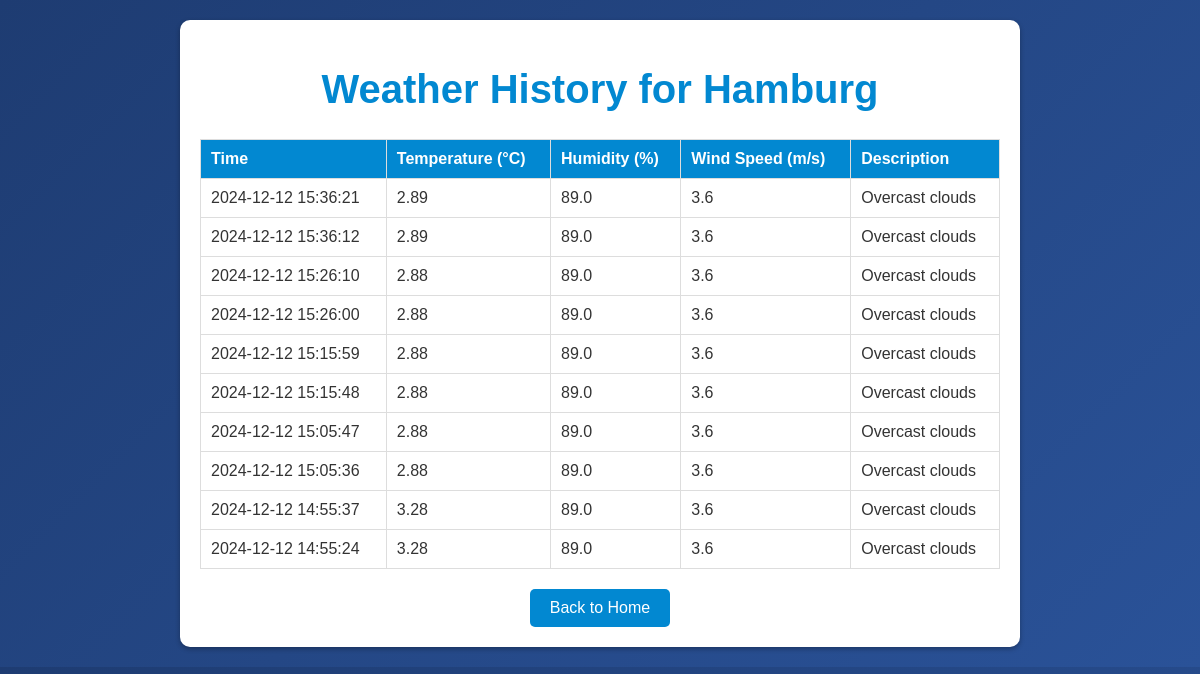
Screenshot of /history/Hamburg with the database file from the repository.
### tables this page shows
CREATE TABLE weather (
                 id INTEGER PRIMARY KEY AUTOINCREMENT,
                 city TEXT,
                 temperature REAL,
                 humidity REAL,
                 wind_speed REAL,
                 description TEXT,
                 timestamp DATETIME DEFAULT CURRENT_TIMESTAMP
               );

### app.py (the view)
@app.route('/history/<city>')
def history(city):
    history_data = fetch_weather_history(city)
    return render_template("history.html", city=city, history_data=history_data)

### app.py (called while the page is built)
def fetch_weather_history(city):
    conn = sqlite3.connect(WEATHER_DB_PATH)
    cursor = conn.cursor()
    cursor.execute('''
        SELECT temperature, humidity, wind_speed, description, timestamp
        FROM weather WHERE city = ?
        ORDER BY timestamp DESC LIMIT 10
    ''', (city,))
    rows = cursor.fetchall()
    conn.close()
    return rows

### templates/history.html (shortened to what this page needs)
<!DOCTYPE html>
<html lang="en">
<head>
</head>
<body>
    <div class="container">
        <h1>Weather History for {{ city }}</h1>
        <table>
            <thead>
                <tr>
                    <th>Time</th>
                    <th>Temperature (°C)</th>
                    <th>Humidity (%)</th>
                    <th>Wind Speed (m/s)</th>
                    <th>Description</th>
                </tr>
            </thead>
            <tbody>
                {% for entry in history_data %}
                    <tr>
                        <td>{{ entry[4] }}</td>
                        <td>{{ entry[0] }}</td>
                        <td>{{ entry[1] }}</td>
                        <td>{{ entry[2] }}</td>
                        <td>{{ entry[3] }}</td>
                    </tr>
                {% endfor %}
            </tbody>
        </table>
        <a href="/" class="back-btn">Back to Home</a>
    </div>
</body>
</html>

### templates/history.html (style rules this page uses)
body { font-family: 'Arial', sans-serif; margin: 0; padding: 0; background: linear-gradient(135deg, #1e3c72, #2a5298); color: #fff; }
.container { max-width: 800px; margin: 20px auto; padding: 20px; background: #fff; color: #333; border-radius: 10px; box-shadow: 0 2px 5px rgba(0, 0, 0, 0.3); text-align: center; }
h1 { font-size: 2.5rem; color: #0288d1; }
table { width: 100%; border-collapse: collapse; margin-top: 20px; }
th, td { border: 1px solid #ddd; padding: 10px; text-align: left; }
th { background-color: #0288d1; color: white; }
.back-btn { margin-top: 20px; display: inline-block; padding: 10px 20px; background-color: #0288d1; color: white; text-decoration: none; border-radius: 5px; }

### rows the page displays
weather: timestamp "2024-12-12 15:26:10", temperature "2.88", humidity "89.0", wind_speed "3.6", description "Overcast clouds"
weather: timestamp "2024-12-12 15:26:00", temperature "2.88", humidity "89.0", wind_speed "3.6", description "Overcast clouds"
weather: timestamp "2024-12-12 15:15:59", temperature "2.88", humidity "89.0", wind_speed "3.6", description "Overcast clouds"
weather: timestamp "2024-12-12 15:15:48", temperature "2.88", humidity "89.0", wind_speed "3.6", description "Overcast clouds"
weather: timestamp "2024-12-12 15:05:47", temperature "2.88", humidity "89.0", wind_speed "3.6", description "Overcast clouds"
weather: timestamp "2024-12-12 15:05:36", temperature "2.88", humidity "89.0", wind_speed "3.6", description "Overcast clouds"
weather: timestamp "2024-12-12 14:55:37", temperature "3.28", humidity "89.0", wind_speed "3.6", description "Overcast clouds"
weather: timestamp "2024-12-12 14:55:24", temperature "3.28", humidity "89.0", wind_speed "3.6", description "Overcast clouds"

### other values shown
{{ city }} "Hamburg"
{{ entry[4] }} "2024-12-12 15:36:21" "2024-12-12 15:36:12"
{{ entry[0] }} "2.89" "2.89"
{{ entry[1] }} "89.0" "89.0"
{{ entry[2] }} "3.6" "3.6"
{{ entry[3] }} "Overcast clouds" "Overcast clouds"
